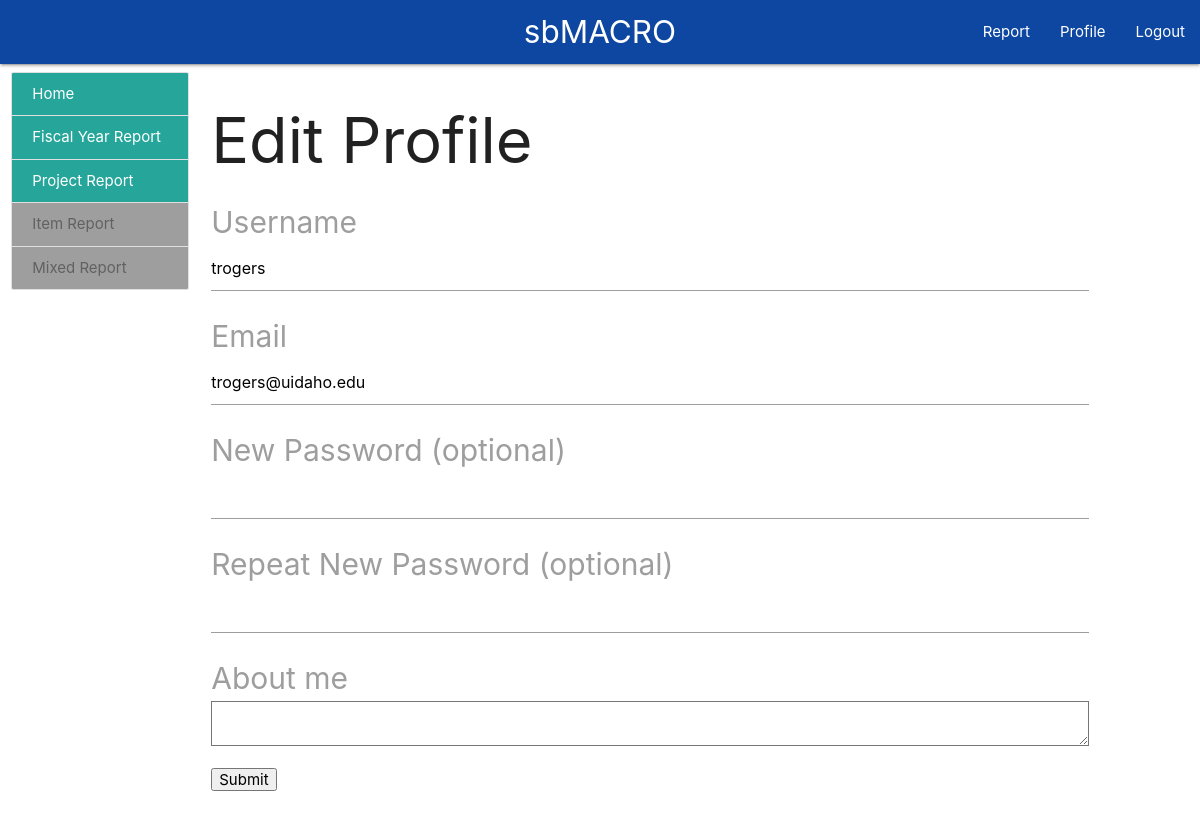
The page /edit_profile (signed in) on the database as committed earlier.
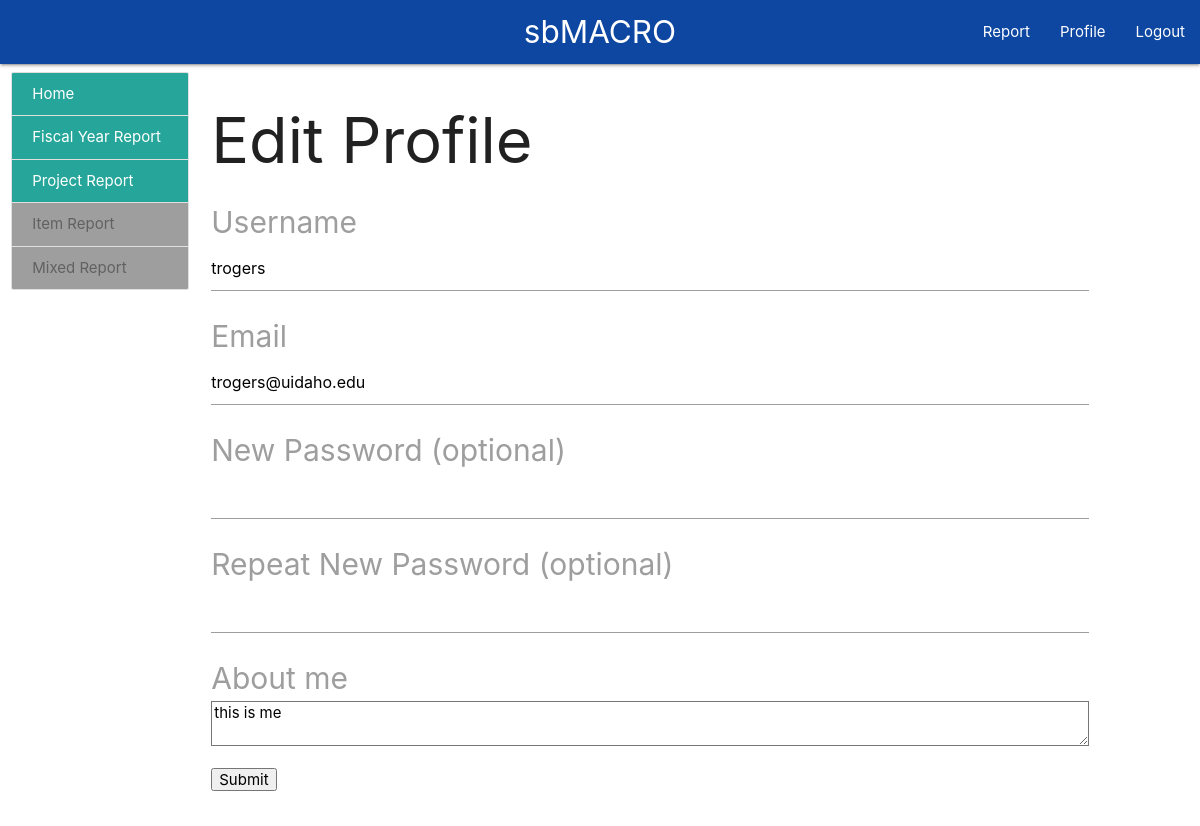
The same page on the database as committed later.
### app/models.py (models this page shows, shortened)
class User(UserMixin, db.Model):
    id = db.Column(db.Integer, primary_key=True)
    username = db.Column(db.String(64), index=True, unique=True)
    email = db.Column(db.String(128), index=True, unique=True)
    password_hash = db.Column(db.String(128))
    last_seen = db.Column(db.DateTime, default=datetime.utcnow)
    about = db.Column(db.String(140))
    access_level = db.Column(db.Integer, default=0)

### app/main/routes.py (the view)
@bp.route('/edit_profile', methods=['GET', 'POST'])
@login_required
def edit_profile():
    form = EditProfileForm(current_user.username)
    if form.validate_on_submit():
        if form.username.data:
            current_user.username = str(form.username.data).lower()
        if form.about.data:
            current_user.about = str(form.about.data)
        if form.email.data:
            current_user.email = str(form.email.data)
        if form.password.data:
            current_user.password = str(form.password.data)
        db.session.commit()
        return redirect(url_for('main.user', username=current_user.username))
    elif request.method == 'GET':
        form.username.data = current_user.username
        form.about.data = current_user.about
        form.email.data = current_user.email
    return render_template(
        'edit_profile.html', title='Edit Profile', form=form)

### app/main/forms.py (shortened to what this page needs)
class EditProfileForm(FlaskForm):
    username = StringField('Username', validators=[DataRequired()])
    email = StringField('Email', validators=[Optional(), Email()])
    about = TextAreaField(
        'About me', validators=[Optional(), Length(min=0, max=140)])
    password = PasswordField(
        'New Password (optional)', validators=[Optional()])
    password2 = PasswordField('Repeat New Password (optional)')
    submit = SubmitField('Submit')
    def __init__(self, original_username, *args, **kwargs):
        super(EditProfileForm, self).__init__(*args, **kwargs)
        self.original_username = original_username

### app/main/routes.py (called while the page is built)
@bp.before_app_request
def before_request():
    if current_user.is_authenticated:
        current_user.last_seen = datetime.utcnow()
        db.session.commit()

### app/models.py (called while the page is built)
@login.user_loader
def load_user(id):
    return User.query.get(int(id))

### app/main/templates/edit_profile.html (shortened to what this page needs)
{% extends "base.html" %}
{% block content %}
    <h1>Edit Profile</h1>
    <form action="" method="post">
        <p>
            {{ form.username.label }}<br>
            {{ form.username(size=32) }}<br>
        </p>
        <p>
            {{ form.email.label }}
            <br> {{ form.email(size=128) }}
            <br>
        </p>
        <p>
            {{ form.password.label }}
            <br> {{ form.password(size=32) }}
            <br>
        </p>
        <p>
            {{ form.password2.label }}
            <br> {{ form.password2(size=32) }}
            <br>
        <p>
            {{ form.about.label }}<br>
            {{ form.about(cols=50, rows=4) }}<br>
        </p>
        <p>{{ form.submit() }}</p>
    </form>
{% endblock %}

Rows that differ between the two databases and show on the page:
changed User "trogers": about (not shown) → "this is me"
